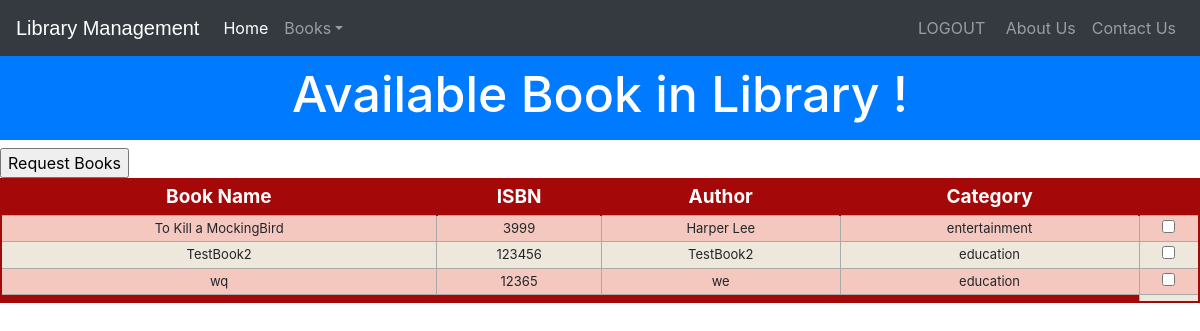
Page /BooksAvailable (signed in) on the committed database.
### library/models.py (models this page shows, shortened)
class Book(models.Model):
    catchoice= [
        ('education', 'Education'),
        ('entertainment', 'Entertainment'),
        ('comics', 'Comics'),
        ('biography', 'Biographie'),
        ('history', 'History'),
        ]
    name=models.CharField(max_length=30)
    isbn=models.PositiveIntegerField(unique=True)
    author=models.CharField(max_length=40)
    category=models.CharField(max_length=30,choices=catchoice,default='education')
    Active=models.BooleanField(default = True)

### library/views.py (the view, shortened to what this page needs)
# urls.py: path('BooksAvailable', views.booksAvailable_view),
@login_required(login_url='studentlogin')
def booksAvailable_view(request):
    tempbooks = models.Book.objects.filter(Active = True)
    books=checkavailablebooks(tempbooks,request.user.id)
    return render(request,"library/BooksAvailable.html",{"books":books})

### library/views.py (called while the page is built)
def checkavailablebooks(books,studentID):
    for ib in books:
        Borrower = models.Borrower.objects.filter(book=ib).filter(student__user_id=studentID).filter(status="Pending")
        Availability = models.Borrower.objects.filter(book=ib).filter(status="Issued")
        if Borrower.exists():
            books = books.exclude(isbn=ib.isbn)
        if Availability.exists():
            books = books.exclude(isbn=ib.isbn)
    return books

### templates/library/BooksAvailable.html (shortened to what this page needs)
<!DOCTYPE html>
<html lang="en" dir="ltr">
  <head>
  </head>
  <body>
    {% include "library/navbarstudent.html" %}
    <br>
    <br>
    <h3 class="p-3 mb-2 bg-primary text-white" style = 'font-size: 50px;text-align:center;'>Available Book in Library !</h3>
{% if books%}
<table class="redTable">
<thead>
<tr>
<th>Book Name</th>
<th>ISBN</th>
<th>Author</th>
<th>Category</th>
<th></th>
</tr>
</thead>
<tfoot>
<tr>
<td colspan="4" rowspan="4">
</td>
</tr>
</tfoot>
<tbody>
<form method ="POST">
  {% for book in books %}
  <tr>
      <td>{{book.name}}</td>
      <td>{{book.isbn}}</td>
      <td>{{book.author}}</td>
      <td>{{book.category}}</td>
      <td><input type="checkbox" name="choices" value={{book.isbn}}  class="Book"></td>
  </tr>
  {% endfor %}
</tbody>
<input type="submit" value = "Request Books"/>
</table>
{%else%}
<h1>0 Books Available</h1>
{%endif%}
<br><br><br><br><br><br><br><br><br>
  </body>
</html>

### templates/library/BooksAvailable.html (style rules this page uses)
table.redTable { border: 2px solid #A40808; background-color: #EEE7DB; width: 100%; text-align: center; border-collapse: collapse; }
table.redTable td, table.redTable th { border: 1px solid #AAAAAA; padding: 3px 2px; }
table.redTable tbody td { font-size: 13px; }
table.redTable tr:nth-child(even) { background: #F5C8BF; }
table.redTable thead { background: #A40808; }
table.redTable thead th { font-size: 19px; font-weight: bold; color: #FFFFFF; text-align: center; border-left: 2px solid #A40808; }
table.redTable thead th:first-child { border-left: none; }
table.redTable tfoot { font-size: 13px; font-weight: bold; color: #FFFFFF; background: #A40808; }
table.redTable tfoot td { font-size: 13px; }

### rows in the picture
Book: name "To Kill a MockingBird", isbn "3999", author "Harper Lee", category "entertainment"
Book: name "TestBook2", isbn "123456", author "TestBook2", category "education"
Book: name "wq", isbn "12365", author "we", category "education"
